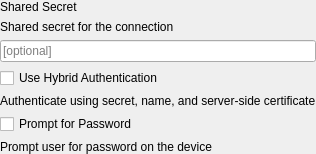
    <widget class="QWidget" name="sharedSecret" native="true">
     <layout class="QVBoxLayout" name="verticalLayout_4">
      <property name="leftMargin">
       <number>0</number>
      </property>
      <property name="topMargin">
       <number>0</number>
      </property>
      <property name="rightMargin">
       <number>0</number>
      </property>
      <property name="bottomMargin">
       <number>0</number>
      </property>
      <item>
       <widget class="QLabel" name="labelSharedSecret">
        <property name="text">
         <string>Shared Secret</string>
        </property>
       </widget>
      </item>
      <item>
       <widget class="QLabel" name="lTip_14">
        <property name="text">
         <string>Shared secret for the connection</string>
        </property>
       </widget>
      </item>
      <item>
       <widget class="QLineEdit" name="sharedSecretLE">
        <property name="echoMode">
         <enum>QLineEdit::Password</enum>
        </property>
        <property name="placeholderText">
         <string>[optional]</string>
        </property>
       </widget>
      </item>
      <item>
       <widget class="QWidget" name="hybridAuthentication" native="true">
        <layout class="QVBoxLayout" name="verticalLayout_13">
         <property name="leftMargin">
          <number>0</number>
         </property>
         <property name="topMargin">
          <number>0</number>
         </property>
         <property name="rightMargin">
          <number>0</number>
         </property>
         <property name="bottomMargin">
          <number>0</number>
         </property>
         <item>
          <widget class="QCheckBox" name="hybridAuthCheckBox">
           <property name="text">
            <string>Use Hybrid Authentication</string>
           </property>
          </widget>
         </item>
         <item>
          <widget class="QLabel" name="lTip_17">
           <property name="text">
            <string>Authenticate using secret, name, and server-side certificate</string>
           </property>
          </widget>
         </item>
        </layout>
       </widget>
      </item>
      <item>
       <widget class="QWidget" name="promptPassword" native="true">
        <layout class="QVBoxLayout" name="verticalLayout_19">
         <property name="leftMargin">
          <number>0</number>
         </property>
         <property name="topMargin">
          <number>0</number>
         </property>
         <property name="rightMargin">
          <number>0</number>
         </property>
         <property name="bottomMargin">
          <number>0</number>
         </property>
         <item>
          <widget class="QCheckBox" name="promptPasswordCheckBox">
           <property name="text">
            <string>Prompt for Password</string>
           </property>
          </widget>
         </item>
         <item>
          <widget class="QLabel" name="lTip_18">
           <property name="text">
            <string>Prompt user for password on the device</string>
           </property>
          </widget>
         </item>
        </layout>
       </widget>
      </item>
     </layout>
    </widget>
